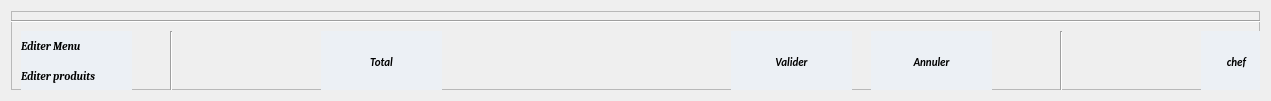
  <widget class="QWidget" name="horizontalLayoutWidget_2">
   <property name="geometry">
    <rect>
     <x>10</x>
     <y>530</y>
     <width>1271</width>
     <height>101</height>
    </rect>
   </property>
   <layout class="QHBoxLayout" name="horizontalLayout_2">
    <item>
     <widget class="QFrame" name="frame_3">
      <property name="frameShape">
       <enum>QFrame::StyledPanel</enum>
      </property>
      <property name="frameShadow">
       <enum>QFrame::Raised</enum>
      </property>
      <widget class="Line" name="line_8">
       <property name="geometry">
        <rect>
         <x>0</x>
         <y>0</y>
         <width>1261</width>
         <height>21</height>
        </rect>
       </property>
       <property name="orientation">
        <enum>Qt::Horizontal</enum>
       </property>
      </widget>
      <widget class="Line" name="line_11">
       <property name="geometry">
        <rect>
         <x>0</x>
         <y>80</y>
         <width>1261</width>
         <height>21</height>
        </rect>
       </property>
       <property name="orientation">
        <enum>Qt::Horizontal</enum>
       </property>
      </widget>
      <widget class="QPushButton" name="totalButton">
       <property name="geometry">
        <rect>
         <x>310</x>
         <y>20</y>
         <width>121</width>
         <height>61</height>
        </rect>
       </property>
       <property name="sizePolicy">
        <sizepolicy hsizetype="Minimum" vsizetype="Maximum">
         <horstretch>0</horstretch>
         <verstretch>0</verstretch>
        </sizepolicy>
       </property>
       <property name="font">
        <font>
         <family>Calibri</family>
         <pointsize>8</pointsize>
         <weight>75</weight>
         <italic>true</italic>
         <bold>true</bold>
         <underline>false</underline>
         <kerning>true</kerning>
        </font>
       </property>
       <property name="cursor">
        <cursorShape>PointingHandCursor</cursorShape>
       </property>
       <property name="toolTip">
        <string>Total &quot;CTR + T&quot;</string>
       </property>
       <property name="statusTip">
        <string>Calcul du prix total...</string>
       </property>
       <property name="autoFillBackground">
        <bool>false</bool>
       </property>
       <property name="styleSheet">
        <string notr="true">QPushButton{background-color:#ecf0f5;text-align:left; color : black; border: 0px solid #000028  ;  height:35px;text-align:center;}
QPushButton:hover{color:#000028;background-color:#f96332;}
QPushButton:focus{background-color:#f96332;; color:white}</string>
       </property>
       <property name="text">
        <string>Total</string>
       </property>
       <property name="icon">
        <iconset>
         <normaloff>../../IMAGES/ValidationButton/bill.png</normaloff>../../IMAGES/ValidationButton/bill.png</iconset>
       </property>
       <property name="shortcut">
        <string>Ctrl+T</string>
       </property>
      </widget>
      <widget class="QPushButton" name="chefButton">
       <property name="geometry">
        <rect>
         <x>1190</x>
         <y>20</y>
         <width>71</width>
         <height>61</height>
        </rect>
       </property>
       <property name="sizePolicy">
        <sizepolicy hsizetype="Minimum" vsizetype="Maximum">
         <horstretch>0</horstretch>
         <verstretch>0</verstretch>
        </sizepolicy>
       </property>
       <property name="font">
        <font>
         <family>Calibri</family>
         <pointsize>8</pointsize>
         <weight>75</weight>
         <italic>true</italic>
         <bold>true</bold>
         <underline>false</underline>
         <kerning>true</kerning>
        </font>
       </property>
       <property name="cursor">
        <cursorShape>PointingHandCursor</cursorShape>
       </property>
       <property name="toolTip">
        <string>Ticket Chef &quot;CTR+C&quot;</string>
       </property>
       <property name="statusTip">
        <string>Impression du ticket Chef...</string>
       </property>
       <property name="autoFillBackground">
        <bool>false</bool>
       </property>
       <property name="styleSheet">
        <string notr="true">QPushButton{background-color:#ecf0f5;text-align:center; color : black; border: 0px solid #000028  ;  height:35px;}
QPushButton:hover{color:#000028;background-color:#f96332;}
QPushButton:focus{background-color:#f96332;; color:white}</string>
       </property>
       <property name="text">
        <string>chef</string>
       </property>
       <property name="icon">
        <iconset>
         <normaloff>../../IMAGES/ValidationButton/VLD_chef.gif</normaloff>../../IMAGES/ValidationButton/VLD_chef.gif</iconset>
       </property>
       <property name="shortcut">
        <string>Ctrl+C</string>
       </property>
      </widget>
      <widget class="QPushButton" name="validButton">
       <property name="geometry">
        <rect>
         <x>720</x>
         <y>20</y>
         <width>121</width>
         <height>61</height>
        </rect>
       </property>
       <property name="sizePolicy">
        <sizepolicy hsizetype="Minimum" vsizetype="Maximum">
         <horstretch>0</horstretch>
         <verstretch>0</verstretch>
        </sizepolicy>
       </property>
       <property name="font">
        <font>
         <family>Calibri</family>
         <pointsize>8</pointsize>
         <weight>75</weight>
         <italic>true</italic>
         <bold>true</bold>
         <underline>false</underline>
         <kerning>true</kerning>
        </font>
       </property>
       <property name="cursor">
        <cursorShape>PointingHandCursor</cursorShape>
       </property>
       <property name="toolTip">
        <string>Valider &quot;ENTRER&quot;</string>
       </property>
       <property name="statusTip">
        <string>Validation et Impression de la commande...</string>
       </property>
       <property name="autoFillBackground">
        <bool>false</bool>
       </property>
       <property name="styleSheet">
        <string notr="true">QPushButton{background-color:#ecf0f5;text-align:left; color : black; border: 0px solid #000028  ;  height:35px;text-align:center;}
QPushButton:hover{color:#000028;background-color:#f96332;}
QPushButton:focus{background-color:#f96332;; color:white}</string>
       </property>
       <property name="text">
        <string>Valider</string>
       </property>
       <property name="icon">
        <iconset>
         <normaloff>../../IMAGES/ValidationButton/confirm.png</normaloff>../../IMAGES/ValidationButton/confirm.png</iconset>
       </property>
      </widget>
      <widget class="QPushButton" name="undoButton">
       <property name="geometry">
        <rect>
         <x>860</x>
         <y>20</y>
         <width>121</width>
         <height>61</height>
        </rect>
       </property>
       <property name="sizePolicy">
        <sizepolicy hsizetype="Minimum" vsizetype="Maximum">
         <horstretch>0</horstretch>
         <verstretch>0</verstretch>
        </sizepolicy>
       </property>
       <property name="font">
        <font>
         <family>Calibri</family>
         <pointsize>8</pointsize>
         <weight>75</weight>
         <italic>true</italic>
         <bold>true</bold>
         <underline>false</underline>
         <kerning>true</kerning>
        </font>
       </property>
       <property name="cursor">
        <cursorShape>PointingHandCursor</cursorShape>
       </property>
       <property name="toolTip">
        <string>Annuler &quot;RETOUR&quot;</string>
       </property>
       <property name="statusTip">
        <string>Annulation de la commande en cours...</string>
       </property>
       <property name="autoFillBackground">
        <bool>false</bool>
       </property>
       <property name="styleSheet">
        <string notr="true">QPushButton{background-color:#ecf0f5;text-align:left; color : black; border: 0px solid #000028  ;  height:35px;text-align:center;}
QPushButton:hover{color:#000028;background-color:#f96332;}
QPushButton:focus{background-color:#f96332;; color:white}</string>
       </property>
       <property name="text">
        <string>Annuler</string>
       </property>
       <property name="icon">
        <iconset>
         <normaloff>../../IMAGES/ValidationButton/back.png</normaloff>../../IMAGES/ValidationButton/back.png</iconset>
       </property>
      </widget>
      <widget class="QPushButton" name="editProduct">
       <property name="geometry">
        <rect>
         <x>10</x>
         <y>50</y>
         <width>111</width>
         <height>31</height>
        </rect>
       </property>
       <property name="sizePolicy">
        <sizepolicy hsizetype="Minimum" vsizetype="Maximum">
         <horstretch>0</horstretch>
         <verstretch>0</verstretch>
        </sizepolicy>
       </property>
       <property name="font">
        <font>
         <family>Cambria</family>
         <pointsize>8</pointsize>
         <weight>75</weight>
         <italic>true</italic>
         <bold>true</bold>
         <underline>false</underline>
         <kerning>true</kerning>
        </font>
       </property>
       <property name="cursor">
        <cursorShape>PointingHandCursor</cursorShape>
       </property>
       <property name="toolTip">
        <string>Ajouter ou modifier un Produit</string>
       </property>
       <property name="statusTip">
        <string>Ajout/Modif Produit...</string>
       </property>
       <property name="autoFillBackground">
        <bool>false</bool>
       </property>
       <property name="styleSheet">
        <string notr="true">QPushButton{background-color:#ecf0f5;text-align:left; color : black; border: 0px solid #000028  ;  height:35px;}
QPushButton:hover{color:#f96332}
QPushButton:focus{background-color:#f96332;; color:white}</string>
       </property>
       <property name="text">
        <string>Editer produits</string>
       </property>
       <property name="icon">
        <iconset>
         <normaloff>../../IMAGES/EditImages/tablet.png</normaloff>../../IMAGES/EditImages/tablet.png</iconset>
       </property>
      </widget>
      <widget class="Line" name="viewLinaV2_5">
       <property name="geometry">
        <rect>
         <x>150</x>
         <y>20</y>
         <width>20</width>
         <height>61</height>
        </rect>
       </property>
       <property name="orientation">
        <enum>Qt::Vertical</enum>
       </property>
      </widget>
      <widget class="QPushButton" name="menuProd_addCat">
       <property name="geometry">
        <rect>
         <x>10</x>
         <y>20</y>
         <width>111</width>
         <height>31</height>
        </rect>
       </property>
       <property name="sizePolicy">
        <sizepolicy hsizetype="Minimum" vsizetype="Maximum">
         <horstretch>0</horstretch>
         <verstretch>0</verstretch>
        </sizepolicy>
       </property>
       <property name="font">
        <font>
         <family>Cambria</family>
         <pointsize>8</pointsize>
         <weight>75</weight>
         <italic>true</italic>
         <bold>true</bold>
         <underline>false</underline>
         <kerning>true</kerning>
        </font>
       </property>
       <property name="cursor">
        <cursorShape>PointingHandCursor</cursorShape>
       </property>
       <property name="toolTip">
        <string>Editer le menu et les sous catégories</string>
       </property>
       <property name="statusTip">
        <string>Edition Du menu et des sous catégories...</string>
       </property>
       <property name="autoFillBackground">
        <bool>false</bool>
       </property>
       <property name="styleSheet">
        <string notr="true">QPushButton{background-color:#ecf0f5;text-align:left; color : black; border: 0px solid #000028  ;  height:35px;}
QPushButton:hover{color:#f96332}
QPushButton:focus{background-color:#f96332;; color:white}</string>
       </property>
       <property name="text">
        <string>Editer Menu</string>
       </property>
       <property name="icon">
        <iconset>
         <normaloff>../../IMAGES/EditImages/tablet.png</normaloff>../../IMAGES/EditImages/tablet.png</iconset>
       </property>
      </widget>
      <widget class="Line" name="viewLinaV2_6">
       <property name="geometry">
        <rect>
         <x>1040</x>
         <y>20</y>
         <width>20</width>
         <height>61</height>
        </rect>
       </property>
       <property name="orientation">
        <enum>Qt::Vertical</enum>
       </property>
      </widget>
     </widget>
    </item>
   </layout>
  </widget>
